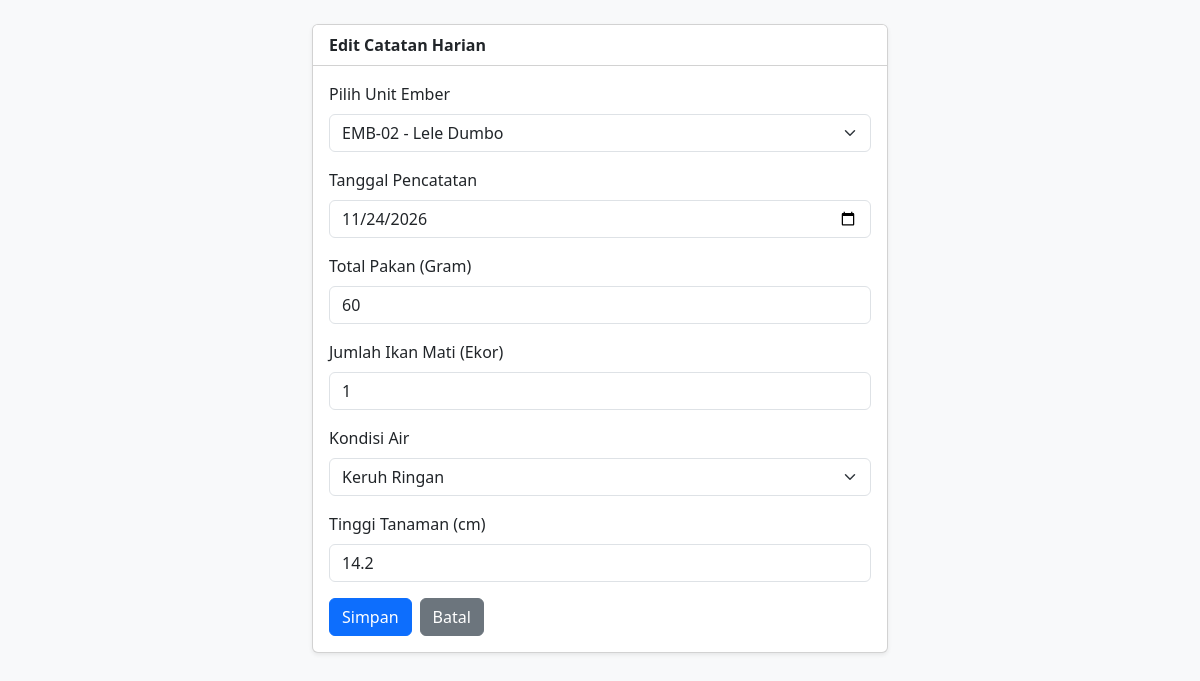
The app's page /log_form.php?id=2 with its own data.
### tables this page shows
CREATE TABLE daily_logs (
    id INT AUTO_INCREMENT PRIMARY KEY,
    bucket_id INT NOT NULL,
    tanggal_catat DATE NOT NULL,
    pakan_gram INT NOT NULL,
    ikan_mati INT NOT NULL DEFAULT 0,
    kondisi_air ENUM('Jernih', 'Keruh Ringan', 'Berbau/Pekat') NOT NULL DEFAULT 'Jernih',
    tinggi_tanaman_cm DECIMAL(5,2) NOT NULL,
    CONSTRAINT fk_bucket_log FOREIGN KEY (bucket_id)
        REFERENCES buckets(id)
        ON DELETE CASCADE
        ON UPDATE CASCADE
);

CREATE TABLE buckets (
    id INT AUTO_INCREMENT PRIMARY KEY,
    kode_ember VARCHAR(20) NOT NULL UNIQUE,
    kapasitas_liter INT NOT NULL,
    jenis_ikan VARCHAR(50) NOT NULL,
    jumlah_tebar INT NOT NULL,
    tanaman_atas VARCHAR(60) NOT NULL,
    tanggal_tebar DATE NOT NULL
);

### classes/BaseModel.php (called while the page is built, shortened)
<?php
abstract class BaseModel
{
    protected PDO $db;
    protected string $table;
    public function __construct(PDO $db)
    {
        $this->db = $db;
    }
    public function findById(int $id): ?array
    {
        $stmt = $this->db->prepare("SELECT * FROM {$this->table} WHERE id = :id LIMIT 1");
        $stmt->execute(['id' => $id]);
        $result = $stmt->fetch();
        return $result ?: null;
    }
}

### classes/Bucket.php (called while the page is built, shortened)
<?php
require_once __DIR__ . '/BaseModel.php';
class Bucket extends BaseModel
{
    protected string $table = 'buckets';
    public function getAll(): array
    {
        $sql = "SELECT b.*, COUNT(d.id) AS total_log
                FROM {$this->table} b
                LEFT JOIN daily_logs d ON b.id = d.bucket_id
                GROUP BY b.id
                ORDER BY b.id DESC";
        return $this->db->query($sql)->fetchAll();
    }
}

### classes/Helper.php (called while the page is built, shortened)
<?php
class Helper
{
    public static function clean(string $input): string
    {
        return htmlspecialchars(trim($input), ENT_QUOTES, 'UTF-8');
    }
}

### public/log_form.php (the view, shortened to what this page needs)
<?php
require_once __DIR__ . '/../classes/Bucket.php';
require_once __DIR__ . '/../classes/Helper.php';
$db = (new Database())->getConnection();
$bucketModel = new Bucket($db);
$logModel = new DailyLog($db);
$buckets = $bucketModel->getAll();
$id = isset($_GET['id']) ? (int) $_GET['id'] : 0;
$log = $id > 0 ? $logModel->findById($id) : null;
?>
<!DOCTYPE html>
<html lang="id">
<head>
    <link href="https://cdn.jsdelivr.net/npm/bootstrap@5.3.3/dist/css/bootstrap.min.css" rel="stylesheet">
</head>
<body class="bg-light">
<div class="container py-4" style="max-width: 600px;">
    <div class="card shadow-sm">
        <div class="card-header bg-white fw-semibold">
            <?= $log ? 'Edit Catatan Harian' : 'Tambah Catatan Harian' ?>
        </div>
        <div class="card-body">
            <form method="POST">
                <div class="mb-3">
                    <label class="form-label">Pilih Unit Ember</label>
                    <select name="bucket_id" class="form-select" required>
                        <?php foreach ($buckets as $b): ?>
                            <option value="<?= (int) $b['id'] ?>"
                                <?= ((int) ($log['bucket_id'] ?? 0) === (int) $b['id']) ? 'selected' : '' ?>>
                                <?= Helper::clean($b['kode_ember']) ?> - <?= Helper::clean($b['jenis_ikan']) ?>
                            </option>
                        <?php endforeach; ?>
                    </select>
                </div>
                <div class="mb-3">
                    <label class="form-label">Tanggal Pencatatan</label>
                    <input type="date" name="tanggal_catat" class="form-control" required
                           value="<?= Helper::clean($log['tanggal_catat'] ?? date('Y-m-d')) ?>">
                </div>
                <div class="mb-3">
                    <label class="form-label">Total Pakan (Gram)</label>
                    <input type="number" name="pakan_gram" class="form-control" required
                           value="<?= (int) ($log['pakan_gram'] ?? 40) ?>">
                </div>
                <div class="mb-3">
                    <label class="form-label">Jumlah Ikan Mati (Ekor)</label>
                    <input type="number" name="ikan_mati" class="form-control" required
                           value="<?= (int) ($log['ikan_mati'] ?? 0) ?>">
                </div>
                <div class="mb-3">
                    <label class="form-label">Kondisi Air</label>
                    <select name="kondisi_air" class="form-select" required>
                        <?php foreach (['Jernih', 'Keruh Ringan', 'Berbau/Pekat'] as $opsi): ?>
                            <option value="<?= $opsi ?>" <?= (($log['kondisi_air'] ?? '') === $opsi) ? 'selected' : '' ?>>
                                <?= $opsi ?>
                            </option>
                        <?php endforeach; ?>
                    </select>
                </div>
                <div class="mb-3">
                    <label class="form-label">Tinggi Tanaman (cm)</label>
                    <input type="number" step="0.1" name="tinggi_tanaman_cm" class="form-control" required
                           value="<?= (float) ($log['tinggi_tanaman_cm'] ?? 15.0) ?>">
                </div>
                <div class="d-flex gap-2">
                    <button type="submit" class="btn btn-primary">Simpan</button>
                    <a href="index.php" class="btn btn-secondary">Batal</a>
                </div>
            </form>
        </div>
    </div>
</div>
</body>
</html>

### records on screen
daily_logs: bucket_id "EMB-02 - Lele Dumbo", tanggal_catat "11/24/2026", pakan_gram "60", ikan_mati "1", kondisi_air "Keruh Ringan", tinggi_tanaman_cm "14.2"
